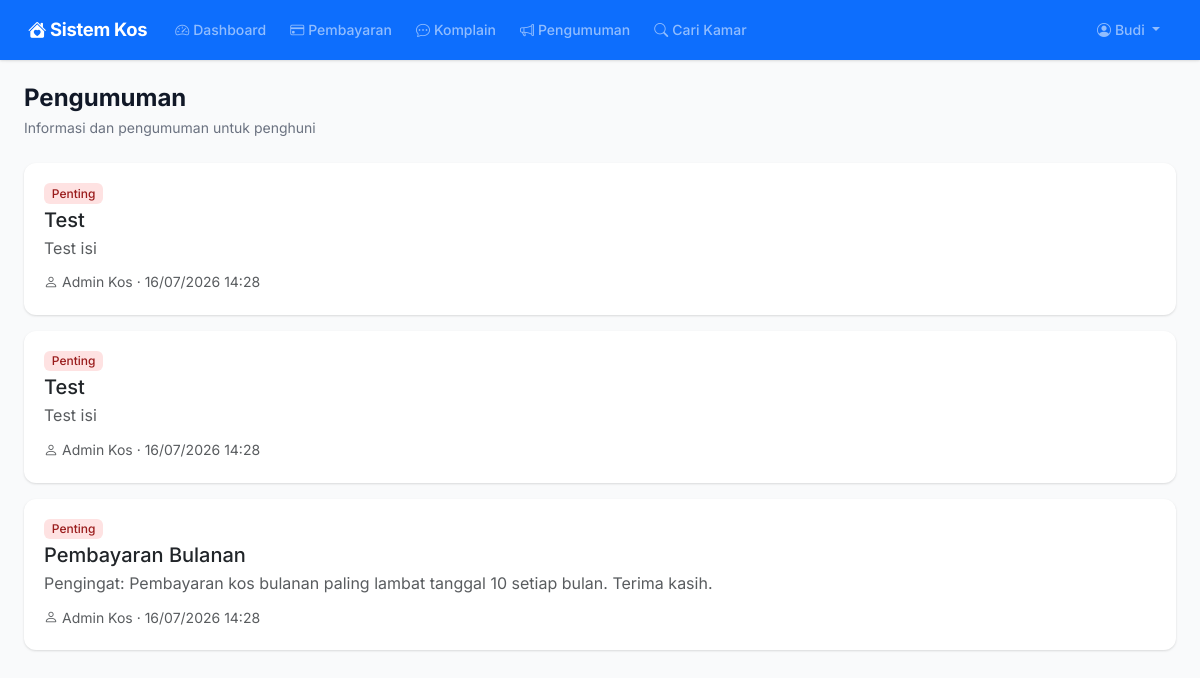
/pengumuman/ (signed in), run on an earlier commit of the app's database.
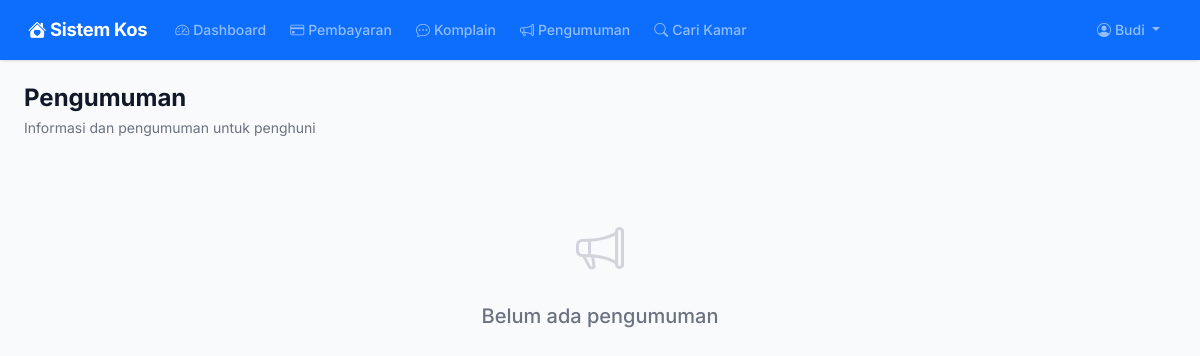
And on a later commit of the database.
### models.py (models this page shows, shortened)
class Announcement(db.Model):
    __tablename__ = "announcements"
    id = db.Column(db.Integer, primary_key=True)
    judul = db.Column(db.String(200), nullable=False)
    isi = db.Column(db.Text, nullable=False)
    prioritas = db.Column(db.String(20), default="normal")
    ditampilkan = db.Column(db.Boolean, default=True)
    created_by = db.Column(db.Integer, db.ForeignKey("users.id"))
    created_at = db.Column(db.DateTime, default=datetime.utcnow)
    creator = db.relationship("User", backref="announcements")

class User(UserMixin, db.Model):
    __tablename__ = "users"
    id = db.Column(db.Integer, primary_key=True)
    username = db.Column(db.String(80), unique=True, nullable=False)
    email = db.Column(db.String(120), unique=True, nullable=False)
    password_hash = db.Column(db.String(256), nullable=False)
    role = db.Column(db.String(20), nullable=False, default="client")
    nama_lengkap = db.Column(db.String(150), nullable=False)
    no_telepon = db.Column(db.String(20))
    alamat = db.Column(db.Text)
    is_active = db.Column(db.Boolean, default=True)
    created_at = db.Column(db.DateTime, default=datetime.utcnow)
    bookings = db.relationship("Booking", backref="client", lazy="dynamic")
    notifications = db.relationship("Notification", backref="user", lazy="dynamic")

### routes/announcements.py (the view)
@announcement_bp.route("/")
@login_required
def index():
    if current_user.role in ("admin", "management"):
        anns = Announcement.query.order_by(Announcement.created_at.desc()).all()
    else:
        anns = Announcement.query.filter_by(ditampilkan=True).order_by(Announcement.created_at.desc()).all()
    return render_template("announcements/index.html", announcements=anns)

### app.py (called while the page is built)
def create_app():
    app = Flask(__name__)
    app.config.from_object("config.Config")
    db.init_app(app)
    login_manager.init_app(app)
    csrf.init_app(app)
    login_manager.login_view = "auth.login"
    login_manager.login_message = "Silakan login terlebih dahulu."
    from models import User
    @login_manager.user_loader
    def load_user(user_id):
        return User.query.get(int(user_id))
    @app.context_processor
    def inject_now():
        from datetime import datetime
        return {"now": datetime.now()}
    @app.context_processor
    def inject_utility():
        from datetime import date
        return {"date_today": date.today()}
    from routes import register_routes
    register_routes(app)
    with app.app_context():
        db.create_all()
    return app

### templates/announcements/index.html (shortened to what this page needs)
{% extends "base.html" %}
{% block content %}
<div class="page-header d-flex flex-wrap justify-content-between align-items-center">
    <div>
        <h1>Pengumuman</h1>
        <p>Informasi dan pengumuman untuk penghuni</p>
    </div>
</div>
{% if announcements %}
<div class="row g-3">
    {% for a in announcements %}
    <div class="col-12">
        <div class="card border-0">
            <div class="card-body">
                <div class="d-flex justify-content-between align-items-start gap-3">
                    <div class="flex-grow-1">
                        <div class="d-flex align-items-center gap-2 mb-1">
                            {% if a.prioritas == 'penting' %}
                            <span class="badge badge-danger">Penting</span>
                            {% elif a.prioritas == 'sedang' %}
                            <span class="badge badge-warning">Sedang</span>
                            {% else %}
                            <span class="badge badge-info">Normal</span>
                            {% endif %}
                        </div>
                        <h5 class="mb-1">{{ a.judul }}</h5>
                        <p class="text-muted mb-2" style="white-space:pre-line">{{ a.isi }}</p>
                        <small class="text-muted">
                            <i class="bi bi-person me-1"></i>{{ a.creator.nama_lengkap if a.creator else '-' }}
                            &middot; {{ a.created_at.strftime('%d/%m/%Y %H:%M') }}
                        </small>
                    </div>
                </div>
            </div>
        </div>
    </div>
    {% endfor %}
</div>
{% else %}
<div class="empty-state">
    <i class="bi bi-megaphone"></i>
    <h5>Belum ada pengumuman</h5>
</div>
{% endif %}
{% endblock %}

What changed in the data, as far as the page shows it:
removed Announcement: prioritas "Penting", judul "Test", isi "Test isi", creator "Admin Kos", created_at "16/07/2026 14:28"
removed Announcement: prioritas "Penting", judul "Test", isi "Test isi", creator "Admin Kos", created_at "16/07/2026 14:28"
removed Announcement: prioritas "Penting", judul "Pembayaran Bulanan", isi "Pengingat: Pembayaran kos bulanan paling lambat tanggal 10 setiap bulan. Terima kasih.", creator "Admin Kos", created_at "16/07/2026 14:28"
Also different on the page:
text now shown: "Belum ada pengumuman"
